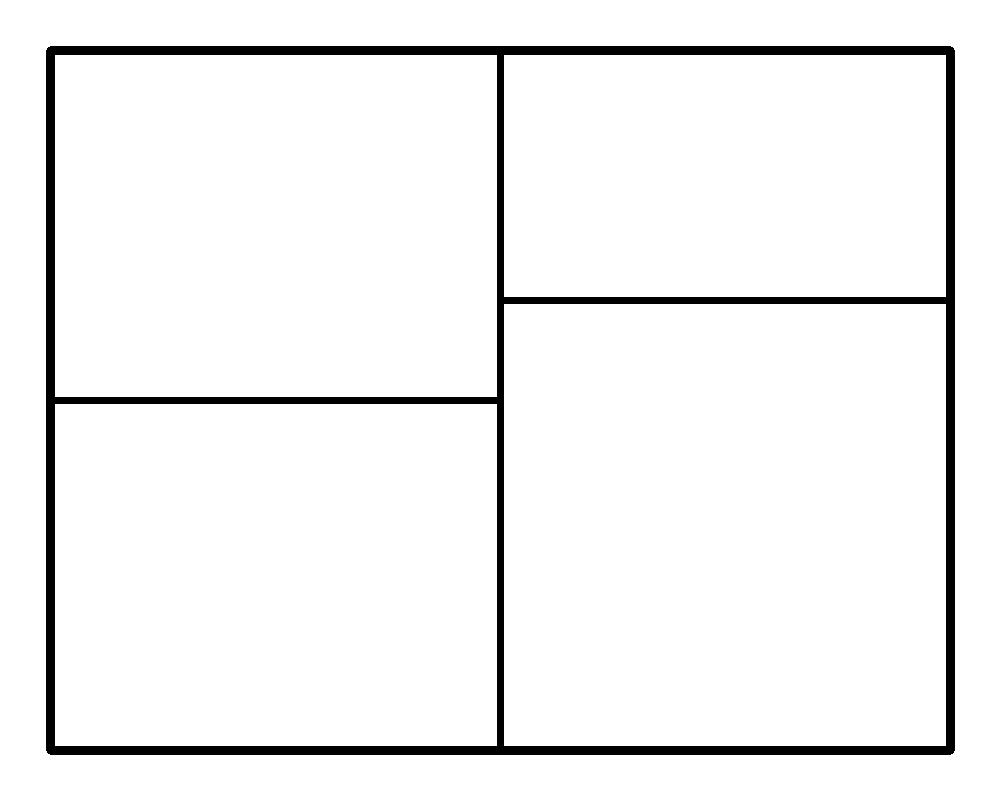
#> input picture sample_floor_plan.png, 1000 x 800 px
$ python floor_plan_to_3d.py sample_floor_plan.png
#> lines starting #> are read from the running program, lines starting #| are printed output that depends on the picture; after the words box and inside, x2 and y2 are one past the last pixel; in counts of white or black regions, pixels touching at a corner belong together
"""
Floor Plan to 3D House Generator
Converts a 2D floor plan image into a 3D house model
"""

import cv2
import numpy as np
import matplotlib.pyplot as plt
from mpl_toolkits.mplot3d import Axes3D
from mpl_toolkits.mplot3d.art3d import Poly3DCollection
import argparse
import os
from typing import List, Tuple, Optional


class FloorPlanTo3D:
    """Converts floor plan images to 3D house models"""

    def __init__(self, wall_height: float = 3.0, wall_thickness: float = 0.2):
        """
        Initialize the converter

        Args:
            wall_height: Height of walls in meters (default: 3.0m)
            wall_thickness: Thickness of walls in meters (default: 0.2m)
        """
        self.wall_height = wall_height
        self.wall_thickness = wall_thickness

    def load_floor_plan(self, image_path: str) -> np.ndarray:
        """Load and preprocess the floor plan image"""
        if not os.path.exists(image_path):
            raise FileNotFoundError(f"Floor plan image not found: {image_path}")

        img = cv2.imread(image_path)
        if img is None:
            raise ValueError(f"Could not load image: {image_path}")

        # Convert to grayscale
        gray = cv2.cvtColor(img, cv2.COLOR_BGR2GRAY)
        return gray

    def detect_walls(self, image: np.ndarray) -> List[Tuple[int, int, int, int]]:
        """
        Detect walls in the floor plan using edge detection and line detection

        Returns:
            List of wall segments as (x1, y1, x2, y2) tuples
        """
        # Apply threshold to get binary image
        _, binary = cv2.threshold(image, 127, 255, cv2.THRESH_BINARY_INV)

        # Apply morphological operations to clean up
        kernel = np.ones((3, 3), np.uint8)
        binary = cv2.morphologyEx(binary, cv2.MORPH_CLOSE, kernel)

        # Edge detection
        edges = cv2.Canny(binary, 50, 150)

        # Detect lines using HoughLinesP
        lines = cv2.HoughLinesP(edges, 1, np.pi/180, threshold=50,
                               minLineLength=30, maxLineGap=10)

        walls = []
        if lines is not None:
            for line in lines:
                x1, y1, x2, y2 = line[0]
                # Filter out very short lines
                length = np.sqrt((x2-x1)**2 + (y2-y1)**2)
                if length > 20:
                    walls.append((x1, y1, x2, y2))

        return walls

    def detect_rooms(self, image: np.ndarray) -> List[np.ndarray]:
        """
        Detect rooms/contours in the floor plan

        Returns:
            List of room contours
        """
        # Apply threshold
        _, binary = cv2.threshold(image, 127, 255, cv2.THRESH_BINARY_INV)

        # Find contours
        contours, _ = cv2.findContours(binary, cv2.RETR_EXTERNAL, cv2.CHAIN_APPROX_SIMPLE)

        # Filter contours by area
        rooms = []
        for contour in contours:
            area = cv2.contourArea(contour)
            if area > 500:  # Minimum room area threshold
                rooms.append(contour)

        return rooms

    def normalize_coordinates(self, walls: List[Tuple], image_shape: Tuple[int, int]) -> Tuple[List, float]:
        """
        Normalize wall coordinates to real-world scale

        Returns:
            Normalized walls and scale factor
        """
        # Estimate scale (assuming image represents a typical house ~10-20m)
        # Use image dimensions to estimate scale
        img_height, img_width = image_shape
        estimated_house_width = 15.0  # meters
        scale = estimated_house_width / max(img_width, img_height)

        normalized_walls = []
        for x1, y1, x2, y2 in walls:
            nx1 = x1 * scale
            ny1 = y1 * scale
            nx2 = x2 * scale
            ny2 = y2 * scale
            normalized_walls.append((nx1, ny1, nx2, ny2))

        return normalized_walls, scale

    def create_3d_wall(self, x1: float, y1: float, x2: float, y2: float,
                       height: float, thickness: float) -> List[np.ndarray]:
        """
        Create 3D vertices for a wall segment

        Returns:
            List of vertices for the wall faces
        """
        # Calculate wall direction
        dx = x2 - x1
        dy = y2 - y1
        length = np.sqrt(dx**2 + dy**2)

        if length == 0:
            return []

        # Normalize direction
        dx_norm = dx / length
        dy_norm = dy / length

        # Perpendicular direction for thickness
        perp_x = -dy_norm * thickness / 2
        perp_y = dx_norm * thickness / 2

        # Create 8 vertices for the wall box
        vertices = []

        # Bottom face vertices
        vertices.append([x1 + perp_x, y1 + perp_y, 0])
        vertices.append([x2 + perp_x, y2 + perp_y, 0])
        vertices.append([x2 - perp_x, y2 - perp_y, 0])
        vertices.append([x1 - perp_x, y1 - perp_y, 0])

        # Top face vertices
        vertices.append([x1 + perp_x, y1 + perp_y, height])
        vertices.append([x2 + perp_x, y2 + perp_y, height])
        vertices.append([x2 - perp_x, y2 - perp_y, height])
        vertices.append([x1 - perp_x, y1 - perp_y, height])

        # Define faces (6 faces of a box)
        faces = [
            [0, 1, 2, 3],  # Bottom
            [4, 5, 6, 7],  # Top
            [0, 1, 5, 4],  # Front
            [2, 3, 7, 6],  # Back
            [0, 3, 7, 4],  # Left
            [1, 2, 6, 5],  # Right
        ]

        wall_faces = []
        for face in faces:
            face_vertices = np.array([vertices[i] for i in face])
            wall_faces.append(face_vertices)

        return wall_faces

    def create_3d_floor(self, image_shape: Tuple[int, int], scale: float) -> np.ndarray:
        """Create a floor plane"""
        img_height, img_width = image_shape
        width = img_width * scale
        height = img_height * scale

        floor_vertices = np.array([
            [0, 0, 0],
            [width, 0, 0],
            [width, height, 0],
            [0, height, 0]
        ])

        return floor_vertices

    def generate_3d_model(self, image_path: str, output_path: Optional[str] = None) -> None:
        """
        Main method to generate 3D model from floor plan

        Args:
            image_path: Path to floor plan image
            output_path: Optional path to save 3D visualization
        """
        print(f"Loading floor plan from: {image_path}")
        image = self.load_floor_plan(image_path)

        print("Detecting walls...")
        walls = self.detect_walls(image)
        print(f"Found {len(walls)} wall segments")

        print("Normalizing coordinates...")
        normalized_walls, scale = self.normalize_coordinates(walls, image.shape)

        print("Creating 3D model...")
        # Create 3D visualization
        fig = plt.figure(figsize=(16, 12))
        ax = fig.add_subplot(111, projection='3d')

        # Create floor
        floor = self.create_3d_floor(image.shape, scale)
        floor_face = Poly3DCollection([floor], alpha=0.3, facecolor='gray', edgecolor='black')
        ax.add_collection3d(floor_face)

        # Create walls
        for x1, y1, x2, y2 in normalized_walls:
            wall_faces = self.create_3d_wall(x1, y1, x2, y2, self.wall_height, self.wall_thickness)
            for face in wall_faces:
                wall_poly = Poly3DCollection([face], alpha=0.7, facecolor='beige',
                                            edgecolor='brown', linewidths=0.5)
                ax.add_collection3d(wall_poly)

        # Set axis properties
        ax.set_xlabel('X (meters)')
        ax.set_ylabel('Y (meters)')
        ax.set_zlabel('Z (meters)')
        ax.set_title('3D House Model from Floor Plan')

        # Set equal aspect ratio
        max_range = max([ax.get_xlim()[1] - ax.get_xlim()[0],
                        ax.get_ylim()[1] - ax.get_ylim()[0],
                        ax.get_zlim()[1] - ax.get_zlim()[0]])
        mid_x = (ax.get_xlim()[0] + ax.get_xlim()[1]) / 2
        mid_y = (ax.get_ylim()[0] + ax.get_ylim()[1]) / 2
        mid_z = (ax.get_zlim()[0] + ax.get_zlim()[1]) / 2
        ax.set_xlim(mid_x - max_range/2, mid_x + max_range/2)
        ax.set_ylim(mid_y - max_range/2, mid_y + max_range/2)
        ax.set_zlim(mid_z - max_range/2, mid_z + max_range/2)

        # Save or show
        if output_path:
            plt.savefig(output_path, dpi=150, bbox_inches='tight')
            print(f"3D model saved to: {output_path}")
        else:
            plt.show()

        print("3D model generation complete!")


def main():
    """Main entry point"""
    parser = argparse.ArgumentParser(description='Convert floor plan to 3D house model')
    parser.add_argument('floor_plan', type=str, help='Path to floor plan image')
    parser.add_argument('-o', '--output', type=str, default=None,
                       help='Output path for 3D visualization (PNG)')
    parser.add_argument('--wall-height', type=float, default=3.0,
                       help='Wall height in meters (default: 3.0)')
    parser.add_argument('--wall-thickness', type=float, default=0.2,
                       help='Wall thickness in meters (default: 0.2)')

    args = parser.parse_args()

    converter = FloorPlanTo3D(wall_height=args.wall_height,
                             wall_thickness=args.wall_thickness)
    converter.generate_3d_model(args.floor_plan, args.output)
#> in load_floor_plan, img is the input picture: shape (800, 1000, 3); 95% white; 1 black region, box (x1, y1, x2, y2) and area: (46, 46, 955, 755) 39793
#> in detect_walls, `edges = cv2.Canny(binary, 50, 150)`:
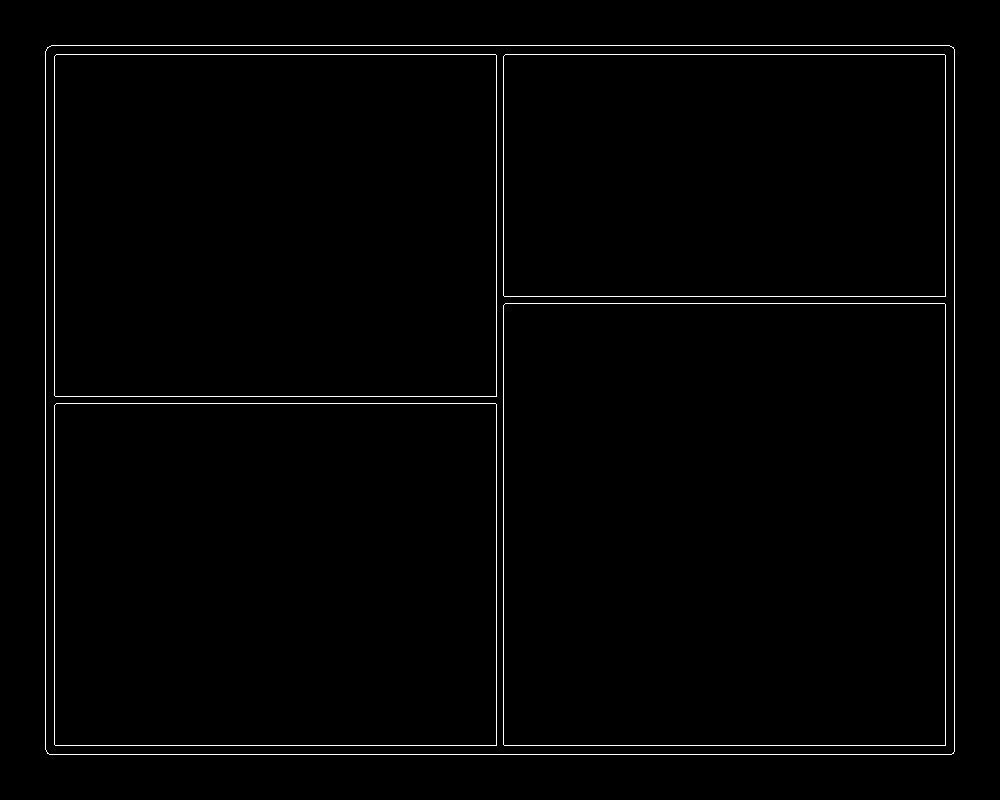
#> edges: shape (800, 1000); 1.2% white in thin lines or dots, all inside (x1, y1, x2, y2) = (45, 45, 955, 755)
#> in detect_walls, `lines = cv2.HoughLinesP(edges, 1, np.pi/180, threshold=50, minLineLeng..`: lines = 14 rows, first 6: [49, 754, 951, 754], [51, 45, 949, 45], [45, 54, 954, 54], [45, 745, 954, 745], [503, 744, 503, 56], [45, 749, 45, 51]
#> the loop in detect_walls, `for line in lines:` made 14 passes
#> (x1, y1, x2, y2, length) on passes 1 to 12: (49, 754, 951, 754, 902), (51, 45, 949, 45, 898), (45, 54, 954, 54, 909), (45, 745, 954, 745, 909), (503, 744, 503, 56, 688), (45, 749, 45, 51, 698), (945, 744, 945, 55, 689), (954, 751, 954, 49, 702), (496, 744, 496, 55, 689), (54, 744, 54, 56, 688), (505, 303, 944, 303, 439), (55, 396, 495, 396, 440)
#> after the loop in detect_walls, `for line in lines:`: walls = 14 items, first 6: (49, 754, 951, 754), (51, 45, 949, 45), (45, 54, 954, 54), (45, 745, 954, 745), (503, 744, 503, 56), (45, 749, 45, 51)
#| Found 14 wall segments
#> the loop in normalize_coordinates, `for x1, y1, x2, y2 in walls:` made 14 passes
#> (x1, y1, x2, y2, nx1, ny1, nx2, ny2) on passes 1 to 12: (49, 754, 951, 754, 0.735, 11.31, 14.26, 11.31), (51, 45, 949, 45, 0.765, 0.675, 14.23, 0.675), (45, 54, 954, 54, 0.675, 0.81, 14.31, 0.81), (45, 745, 954, 745, 0.675, 11.17, 14.31, 11.17), (503, 744, 503, 56, 7.54, 11.16, 7.54, 0.84), (45, 749, 45, 51, 0.675, 11.23, 0.675, 0.765), (945, 744, 945, 55, 14.17, 11.16, 14.17, 0.825), (954, 751, 954, 49, 14.31, 11.26, 14.31, 0.735), (496, 744, 496, 55, 7.44, 11.16, 7.44, 0.825), (54, 744, 54, 56, 0.81, 11.16, 0.81, 0.84), (505, 303, 944, 303, 7.57, 4.54, 14.16, 4.54), (55, 396, 495, 396, 0.825, 5.94, 7.42, 5.94)
#> after the loop in normalize_coordinates, `for x1, y1, x2, y2 in walls:`: normalized_walls = 14 items, first 6: (0.735, 11.31, 14.26, 11.31), (0.765, 0.675, 14.23, 0.675), (0.675, 0.81, 14.31, 0.81), (0.675, 11.17, 14.31, 11.17), (7.54, 11.16, 7.54, 0.84), (0.675, 11.23, 0.675, 0.765)
#> in generate_3d_model, `normalized_walls, scale = self.normalize_coordinates(walls, image.shape)`: scale = 0.015
#> in create_3d_floor, `width = img_width * scale`: width = 15
#> in create_3d_floor, `height = img_height * scale`: height = 12
#> in create_3d_floor, `floor_vertices = np.array([ [0, 0, 0], [width, 0, 0], [width, height, ..`: floor_vertices = [[0, 0, 0], [15, 0, 0], [15, 12, 0], [0, 12, 0]]
#> the loop in generate_3d_model, `for x1, y1, x2, y2 in normalized_walls:` made 14 passes
#> (x1, y1, x2, y2, dx in create_3d_wall, dy in create_3d_wall, length in create_3d_wall, dx_norm in create_3d_wall) on passes 1 to 12: (0.735, 11.31, 14.26, 11.31, 13.53, 0, 13.53, 1), (0.765, 0.675, 14.23, 0.675, 13.47, 0, 13.47, 1), (0.675, 0.81, 14.31, 0.81, 13.63, 0, 13.63, 1), (0.675, 11.17, 14.31, 11.17, 13.63, 0, 13.63, 1), (7.54, 11.16, 7.54, 0.84, 0, -10.32, 10.32, 0), (0.675, 11.23, 0.675, 0.765, 0, -10.47, 10.47, 0), (14.17, 11.16, 14.17, 0.825, 0, -10.34, 10.34, 0), (14.31, 11.26, 14.31, 0.735, 0, -10.53, 10.53, 0), (7.44, 11.16, 7.44, 0.825, 0, -10.34, 10.34, 0), (0.81, 11.16, 0.81, 0.84, 0, -10.32, 10.32, 0), (7.57, 4.54, 14.16, 4.54, 6.59, 0, 6.59, 1), (0.825, 5.94, 7.42, 5.94, 6.6, 0, 6.6, 1)
#> in generate_3d_model, `max_range = max([ax.get_xlim()[1] - ax.get_xlim()[0], ax.get_ylim()[1]..`: max_range = 17.19
#> in generate_3d_model, `mid_x = (ax.get_xlim()[0] + ax.get_xlim()[1]) / 2`: mid_x = 7.5
#> in generate_3d_model, `mid_y = (ax.get_ylim()[0] + ax.get_ylim()[1]) / 2`: mid_y = 6
#> in generate_3d_model, `mid_z = (ax.get_zlim()[0] + ax.get_zlim()[1]) / 2`: mid_z = 1.5
#> in generate_3d_model, `plt.show()`:
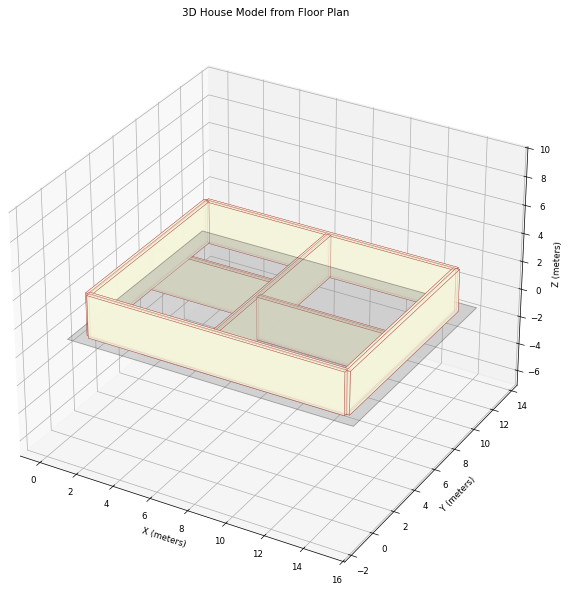
#> figure drawn by matplotlib, 1 panel


if __name__ == '__main__':
    main()
